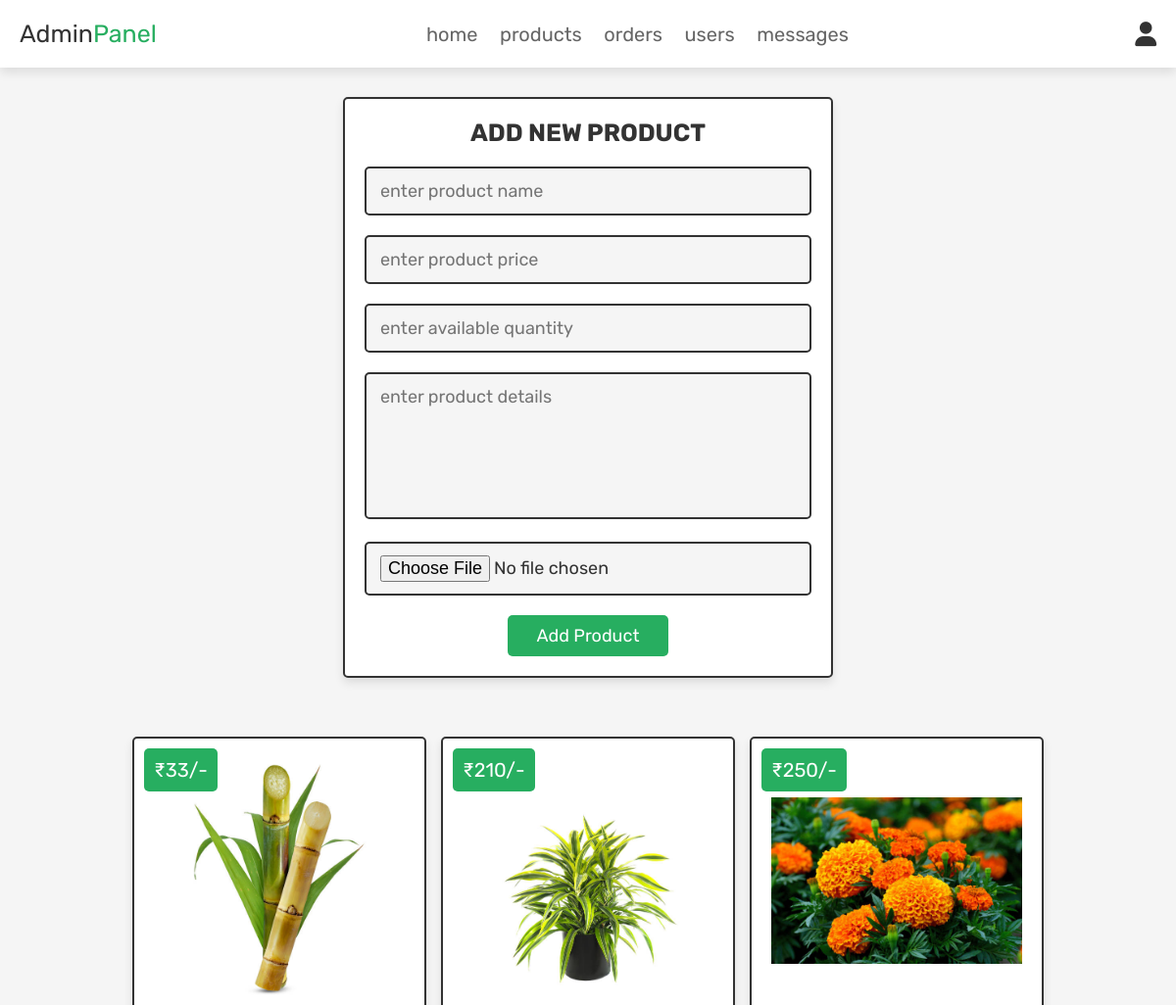
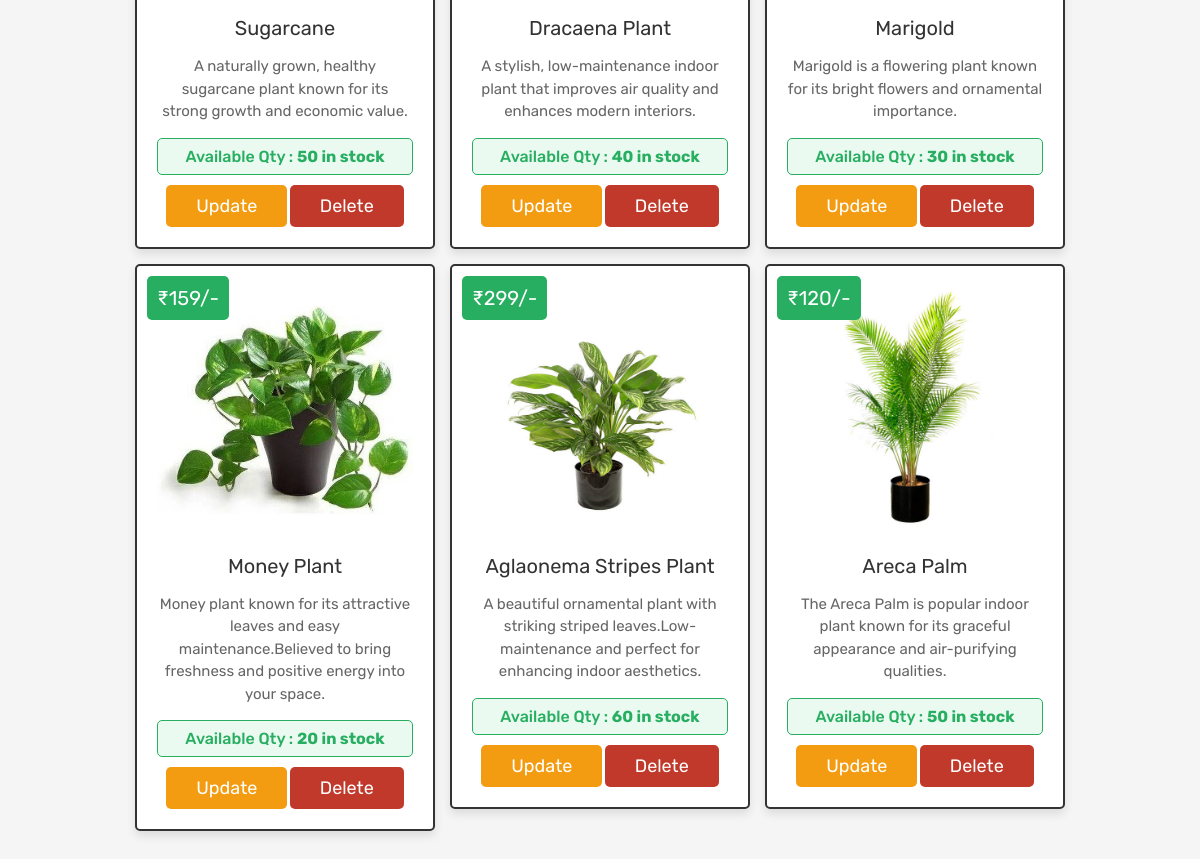
The page /admin_products.php (signed in) on the database its author committed (2 pictures, top to bottom).
### tables this page shows
CREATE TABLE `products` (
  `id` int(100) NOT NULL,
  `name` varchar(100) NOT NULL,
  `details` varchar(500) NOT NULL,
  `price` int(100) NOT NULL,
  `image` varchar(100) NOT NULL,
  `quantity` int(100) NOT NULL DEFAULT 0,
  PRIMARY KEY (`id`)
);

### admin_products.php (the view, shortened to what this page needs)
<?php
@include 'config.php';
?>
<!DOCTYPE html>
<html lang="en">
<head>
   <link rel="stylesheet" href="https://cdnjs.cloudflare.com/ajax/libs/font-awesome/6.0.0/css/all.min.css">
   <link rel="stylesheet" href="css/admin_style.css">
</head>
<body>
<?php @include 'admin_header.php'; ?>
<section class="add-products">
   <form action="" method="POST" enctype="multipart/form-data">
      <h3>add new product</h3>
      <input type="text" class="box" required placeholder="enter product name" name="name">
      <input type="number" min="0" class="box" required placeholder="enter product price" name="price">
      <input type="number" min="0" class="box" required placeholder="enter available quantity" name="quantity">
      <textarea name="details" class="box" required placeholder="enter product details" cols="30" rows="10"></textarea>
      <input type="file" accept="image/jpg, image/jpeg, image/png" required class="box" name="image">
      <input type="submit" value="add product" name="add_product" class="btn">
   </form>
</section>
<section class="show-products">
   <div class="box-container">
      <?php
         $select_products = mysqli_query($conn, "SELECT * FROM `products`") or die('query failed');
         if(mysqli_num_rows($select_products) > 0){
            while($fetch_products = mysqli_fetch_assoc($select_products)){
      ?>
      <div class="box">
         <div class="price">₹<?php echo $fetch_products['price']; ?>/-</div>
         <img class="image" src="uploaded_img/<?php echo $fetch_products['image']; ?>" alt="">
         <div class="name"><?php echo $fetch_products['name']; ?></div>
         <div class="details"><?php echo $fetch_products['details']; ?></div>
         <div class="quantity <?php echo ($fetch_products['quantity'] <= 10) ? 'low-stock' : ''; ?>">
            Available Qty : <span><?php echo $fetch_products['quantity']; ?> <?php echo ($fetch_products['quantity'] <= 10) ? '(Low Stock!)' : 'in stock'; ?></span>
         </div>
         <a href="admin_update_product.php?update=<?php echo $fetch_products['id']; ?>" class="option-btn">update</a>
         <a href="admin_products.php?delete=<?php echo $fetch_products['id']; ?>" class="delete-btn" onclick="return confirm('delete this product?');">delete</a>
      </div>
      <?php
         }
      }else{
         echo '<p class="empty">no products added yet!</p>';
      }
      ?>
   </div>
</section>
</body>
</html>

### css/admin_style.css (style rules this page uses)
:root { --pink:#27ae60; --red:#c0392b; --orange:#f39c12; --black:#333; --white:#fff; --light-color:#666; --light-white:#ccc; --light-bg:#f5f5f5; --border:.2rem solid var(--black); --box-shadow:0 .5rem 1rem rgba(0,0,0,.1); }
* { font-family: 'Rubik', sans-serif; margin:0; padding:0; box-sizing: border-box; outline: none; border:none; text-decoration: none; transition:all .2s linear; }
html { font-size: 62.5%; overflow-x: hidden; scroll-behavior: smooth; scroll-padding-top: 6.5rem; }
body { background: var(--light-bg); }
section { padding:3rem 2rem; }
.btn, .delete-btn, .option-btn { display: inline-block; border-radius: .5rem; margin-top: 1rem; font-size: 1.8rem; color:var(--white); cursor: pointer; padding:1rem 3rem; text-transform: capitalize; }
.btn { background-color: var(--pink); }
.delete-btn { background-color: var(--red); }
.option-btn { background-color: var(--orange); }
.add-products form { max-width: 50rem; border-radius: .5rem; background-color: var(--white); border:var(--border); padding:2rem; text-align: center; margin:0 auto; box-shadow: var(--box-shadow); }
.add-products form h3 { font-size: 2.5rem; text-transform: uppercase; color:var(--black); margin-bottom: 1rem; }
.add-products form .box { width: 100%; margin:1rem 0; font-size: 1.8rem; color:var(--black); border-radius: .5rem; background-color: var(--light-bg); padding:1.2rem 1.4rem; border:var(--border); }
.add-products form textarea { height: 15rem; resize: none; }
.show-products .box-container { display: grid; grid-template-columns: repeat(auto-fit, 30rem); gap:1.5rem; align-items: flex-start; max-width: 1200px; margin: 0 auto; justify-content: center; }
.show-products .box-container .box { text-align: center; padding:2rem; border:var(--border); background-color: var(--white); box-shadow: var(--box-shadow); border-radius: .5rem; position: relative; }
.show-products .box-container .box .image { height: 30rem; margin-bottom: .5rem; }
.show-products .box-container .box .price { background-color: var(--pink); position: absolute; top:1rem; left:1rem; border-radius: .5rem; color:var(--white); padding:1rem; font-size: 2rem; }
.show-products .box-container .box .name { margin:1rem 0; font-size: 2rem; color:var(--black); }
.show-products .box-container .box .details { line-height: 1.5; color:var(--light-color); font-size: 1.5rem; padding:.5rem 0; }
.show-products .box-container .box img { width: 100% !important; height: 250px !important; object-fit: contain !important; }
.show-products .box-container .box .quantity { margin-top: 1rem; font-size: 1.6rem; padding: .8rem 1rem; border-radius: .5rem; background-color: #eafaf1; color: #27ae60; font-weight: 500; border: 1px solid #27ae60; }
.show-products .box-container .box .quantity span { font-weight: bold; }

### rows shown on the page
products: price "33", image (picture), name "Sugarcane", details "A naturally grown, healthy sugarcane plant known for its strong growth and economic value.", quantity "50", shows "in stock"
products: price "210", image (picture), name "Dracaena Plant", details "A stylish, low-maintenance indoor plant that improves air quality and enhances modern interiors.", quantity "40", shows "in stock"
products: price "250", image (picture), name "Marigold", details "Marigold is a flowering plant known for its bright flowers and ornamental importance.", quantity "30", shows "in stock"
products: price "159", image (picture), name "Money Plant", details "Money plant known for its attractive leaves and easy maintenance.Believed to bring freshness and positive energy into your space.", quantity "20", shows "in stock"
products: price "299", image (picture), name "Aglaonema Stripes Plant", details "A beautiful ornamental plant with striking striped leaves.Low-maintenance and perfect for enhancing indoor aesthetics.", quantity "60", shows "in stock"
products: price "120", image (picture), name "Areca Palm", details "The Areca Palm is popular indoor plant known for its graceful appearance and air-purifying qualities.", quantity "50", shows "in stock"
